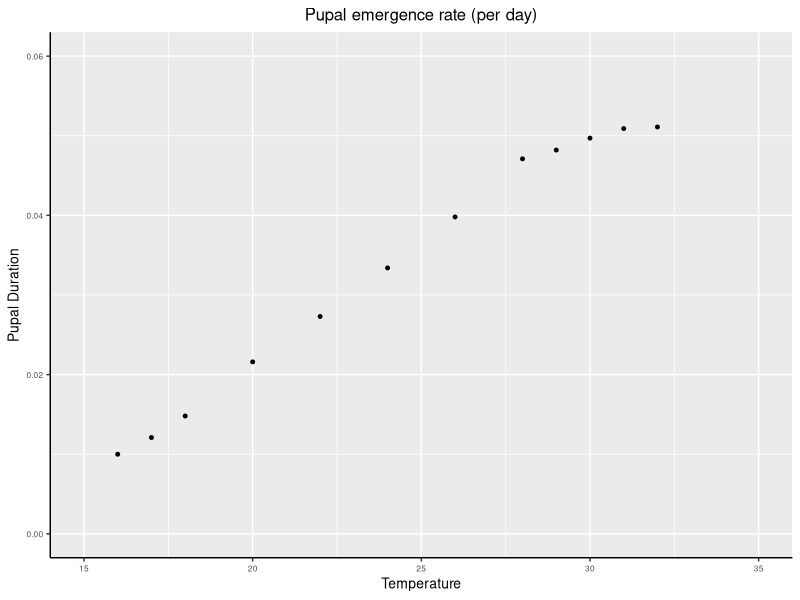
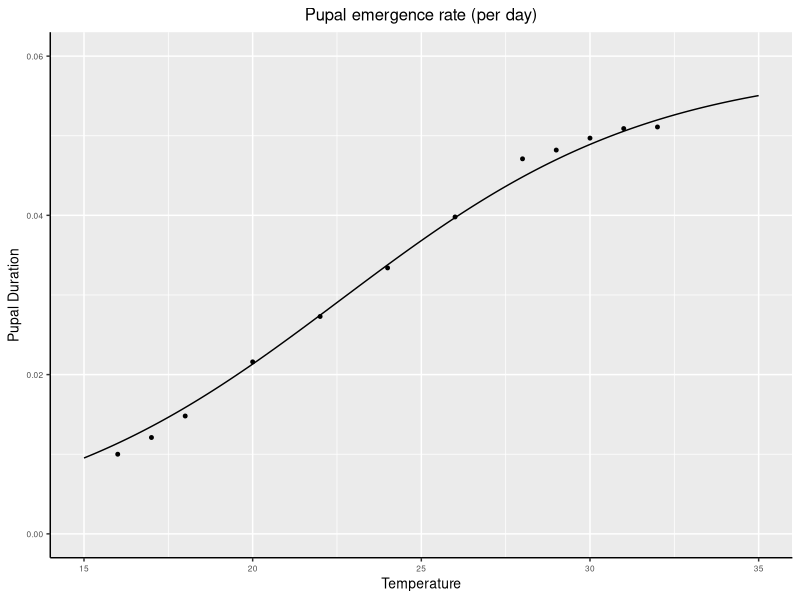

The R script that drew these images, in order:
# Here we fit the pupal duration (the time it take for the fly pupi to turn into a flies) using
# data and the fit obtained by:
# ~ Phelps (1969) Puporial Duriation in Glossina Morsitans Orientalis under conditions of
# constant temperature.
# ~ Entomologia Experimetalis et Applicata vol 12 33-43.

require(ggplot2)
#1 Read in the data
pupal.duration.data = read.csv("data_pupal_duration.csv")

#2 Plot the data 
pupal.duration.plot = ggplot(data = pupal.duration.data, aes(x = test_temp, y = females_r)) +
                       xlim(low = 15, high = 35) +
                       ylim(low = 0, high = 0.06) +
                       geom_point(size = 1) +
                       labs(y = "Pupal Duration"
                           ,x = "Temperature"
                           ,title = "Pupal emergence rate (per day)") +
                       theme_set(theme_bw()) +
                       theme(panel.border = element_blank()
                             , plot.title = element_text(hjust = 0.5)
                             , axis.line = element_line(colour = "black")
                             , text = element_text(size = 10)
                             , axis.text = element_text(size = 6))
pupal.duration.plot

#4 Set up function for pupal duration as a function of temp
# from the ref at the top we get the constants we need 
# c1 = 0.05884, c2 = 4.8829, c3 = -0.2159
pdFunc = function(c1 = 0.05884, c2 = 4.8829, c3 = -0.2159, temp){
       pupal.duration = c1/(1 + exp(c2 + c3*temp))
       return(pupal.duration)
}

#4 Generate the predicted value for the pupal duration
pdPred = pdFunc(temp = seq(14, 35, 0.1))
pdPred = cbind.data.frame(temp = seq(14, 35, 0.1), pdPred = pdPred)

#5 Add the predicted values to the plot
predicted.pd.plot = pupal.duration.plot +
                  geom_line(data = pdPred, mapping = aes(x = temp, y = pdPred))
predicted.pd.plot
